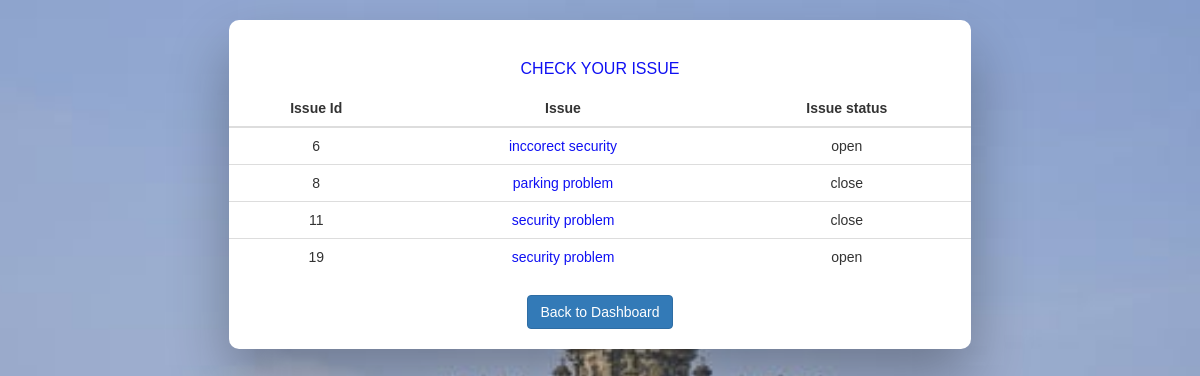
/admin/all_issues.php?category=SECURITY, run on the app's committed database.
### tables this page shows
CREATE TABLE `problem` (
  `issue_id` int(255) NOT NULL AUTO_INCREMENT,
  `category` varchar(255) NOT NULL,
  `user_name` varchar(255) DEFAULT NULL,
  `subject` varchar(255) NOT NULL,
  `issue` varchar(255) NOT NULL,
  `otp` varchar(255) NOT NULL,
  `status` varchar(255) NOT NULL DEFAULT 'open',
  `start_date` date NOT NULL,
  `end_date` date DEFAULT NULL,
  `labour_name` varchar(255) DEFAULT NULL,
  PRIMARY KEY (`issue_id`),
  UNIQUE KEY `otp` (`otp`)
);

### admin/admin_func.php (called while the page is built, shortened)
<?php
class show {
      public function all_issues($abc,$category){
        $query = "SELECT * FROM problem where category='$category'";
        $check = mysqli_query($abc,$query );
        return $check;
      }
}
$show = new show();
?>

### admin/all_issues.php (the view, shortened to what this page needs)
<?php
include("admin_func.php");
$category = null;
if ( !empty($_GET['category'])) {
    $category = $_GET['category'];
}
$all=$show->all_issues($conn,$category);
?>
<!DOCTYPE html>
<html>
<head>
    <link rel="stylesheet" type="text/css" media="screen" href="../css/bootstrap.min.css" />
    <link rel="stylesheet" type="text/css" media="screen" href="../css/index.css" />
    <link rel="stylesheet" type="text/css" media="screen" href="../css/style.css" />
</head>
<body style="background-image: url('images/background.jpeg');
  background-repeat: no-repeat;
	background-position: center;
	background-size: cover;
	background-attachment: fixed;">
<div class="wrapper fadeInDown">
  <div id="formContent"style="padding-bottom:20px;">
    <h2 class="inactive underlineHover"> <a href="issue_tracking.php"> check your issue </a></h2>
    <table class="table table-striped">
    <thead>
      <tr>
        <th>Issue Id</th>
        <th>Issue</th>
        <th>Issue status</th>
      </tr>
      <?php while($electricity_issue = $all->fetch_assoc()) { ?>
        <td><?php echo $electricity_issue['issue_id'];?></td>
      <td>
        <a href="info.php?id=<?php echo $electricity_issue['issue_id']; ?>" >
          <?php echo $electricity_issue['subject']?>
        </a>
      </td>
      <td><?php echo $electricity_issue['status'];?></td>
    <?php }?>
    </thead>
  </table>
  <div><a href="admin_dashboard.php"><button class="btn btn-primary">Back to Dashboard</button></a>
</div>
  </div>
</div>
</body>
</html>

### css/index.css (style rules this page uses)
html { background-image: url('../images/background.jpeg'); background-repeat: no-repeat; background-position: center; background-size: cover; background-attachment: fixed; }
body { font-family: "Poppins", sans-serif; height: 100; }
th { text-align: center; }
a { color: #0F10F3; display:inline-block; text-decoration: none; font-weight: 400; }
h2 { text-align: center; font-size: 16px; font-weight: 600; text-transform: uppercase; display:inline-block; margin: 40px 8px 10px 8px; color: #cccccc; }
.wrapper { display: flex; align-items: center; flex-direction: column; justify-content: center; width: 100%; min-height: 100%; padding: 20px; }
#formContent { -webkit-border-radius: 10px 10px 10px 10px; border-radius: 10px 10px 10px 10px; background: #fff; padding: 30px; width: 64%; position: relative; padding: 0px; -webkit-box-shadow: 0 30px 60px 0 rgba(0,0,0,0.3); box-shadow: 0 30px 60px 0 rgba(0,0,0,0.3); text-align: center; }
h2.inactive { color: #cccccc; }
.fadeInDown { -webkit-animation-name: fadeInDown; animation-name: fadeInDown; -webkit-animation-duration: 1s; animation-duration: 1s; -webkit-animation-fill-mode: both; animation-fill-mode: both; }
.underlineHover:after { display: block; left: 0; bottom: -10px; width: 0; height: 2px; background-color: #56baed; content: ""; transition: width 0.2s; }
* { box-sizing: border-box; }

### css/style.css (style rules this page uses)
th { text-align: center; }
html { background-image: url('../images/background.jpeg'); background-repeat: no-repeat; background-position: center; background-size: cover; background-attachment: fixed; }

### data on the page
problem: issue_id "6", subject "inccorect security", status "open"
problem: issue_id "8", subject "parking problem", status "close"
problem: issue_id "11", subject "security problem", status "close"
problem: issue_id "19", subject "security problem", status "open"
